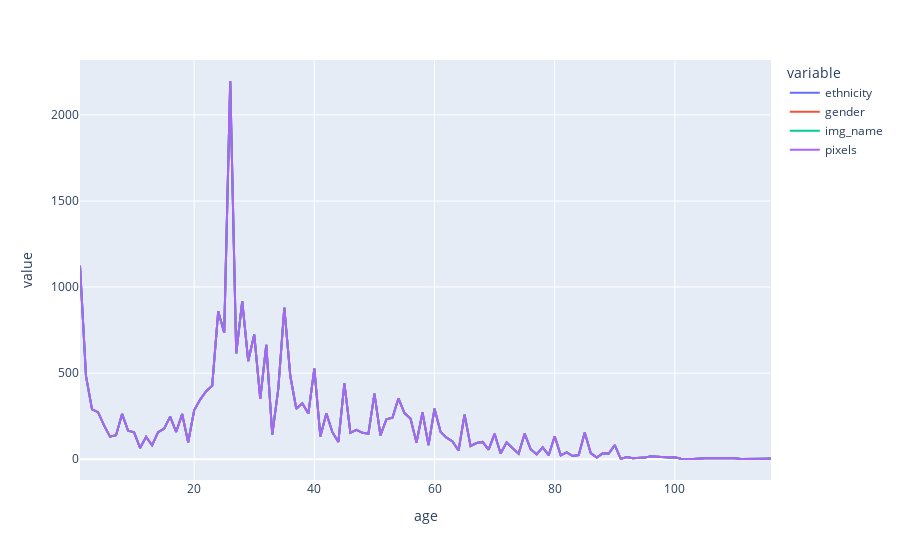

The notebook cell saved with this chart:
### Code cell
import plotly.express as px
df_age=df.groupby(['age']).count()
df_age=pd.DataFrame(df_age)
fig = px.line(df_age)
fig.show()

### Figure 1 — Plotly figure (JSON) as saved in the notebook; plotly's stock layout.template omitted (floating-point values rounded to 4 significant figures)
{"data": [{"hovertemplate": "variable=ethnicity<br>age=%{x}<br>value=%{y}<extra></extra>", "legendgroup": "ethnicity", "line": {"color": "#636efa", "dash": "solid"}, "marker": {"symbol": "circle"}, "mode": "lines", "name": "ethnicity", "orientation": "v", "showlegend": true, "type": "scatter", "x": [1, 2, 3, 4, 5, 6, 7, 8, 9, 10, 11, 12, 13, 14, 15, 16, 17, 18, 19, 20, 21, 22, 23, 24, 25, 26, 27, 28, 29, 30, 31, 32, 33, 34, 35, 36, 37, 38, 39, 40, 41, 42, 43, 44, 45, 46, 47, 48, 49, 50, 51, 52, 53, 54, 55, 56, 57, 58, 59, 60, 61, 62, 63, 64, 65, 66, 67, 68, 69, 70, 71, 72, 73, 74, 75, 76, 77, 78, 79, 80, 81, 82, 83, 84, 85, 86, 87, 88, 89, 90, 91, 92, 93, 95, 96, 99, 100, 101, 103, 105, 110, 111, 115, 116], "xaxis": "x", "y": [1123, 482, 289, 273, 196, 131, 139, 263, 166, 156, 65, 130, 81, 157, 177, 247, 158, 262, 98, 284, 346, 395, 426, 859, 734, 2197, 615, 918, 570, 724, 350, 664, 143, 409, 880, 483, 293, 325, 265, 526, 132, 266, 157, 100, 440, 153, 170, 153, 148, 381, 138, 232, 241, 353, 268, 236, 97, 271, 82, 293, 159, 125, 103, 50, 259, 77, 94, 100, 56, 147, 33, 98, 63, 32, 148, 58, 28, 69, 23, 133, 22, 40, 18, 24, 155, 35, 10, 34, 33, 82, 2, 13, 5, 9, 17, 9, 11, 2, 1, 5, 5, 1, 3, 4], "yaxis": "y"}, {"hovertemplate": "variable=gender<br>age=%{x}<br>value=%{y}<extra></extra>", "legendgroup": "gender", "line": {"color": "#EF553B", "dash": "solid"}, "marker": {"symbol": "circle"}, "mode": "lines", "name": "gender", "orientation": "v", "showlegend": true, "type": "scatter", "x": [1, 2, 3, 4, 5, 6, 7, 8, 9, 10, 11, 12, 13, 14, 15, 16, 17, 18, 19, 20, 21, 22, 23, 24, 25, 26, 27, 28, 29, 30, 31, 32, 33, 34, 35, 36, 37, 38, 39, 40, 41, 42, 43, 44, 45, 46, 47, 48, 49, 50, 51, 52, 53, 54, 55, 56, 57, 58, 59, 60, 61, 62, 63, 64, 65, 66, 67, 68, 69, 70, 71, 72, 73, 74, 75, 76, 77, 78, 79, 80, 81, 82, 83, 84, 85, 86, 87, 88, 89, 90, 91, 92, 93, 95, 96, 99, 100, 101, 103, 105, 110, 111, 115, 116], "xaxis": "x", "y": [1123, 482, 289, 273, 196, 131, 139, 263, 166, 156, 65, 130, 81, 157, 177, 247, 158, 262, 98, 284, 346, 395, 426, 859, 734, 2197, 615, 918, 570, 724, 350, 664, 143, 409, 880, 483, 293, 325, 265, 526, 132, 266, 157, 100, 440, 153, 170, 153, 148, 381, 138, 232, 241, 353, 268, 236, 97, 271, 82, 293, 159, 125, 103, 50, 259, 77, 94, 100, 56, 147, 33, 98, 63, 32, 148, 58, 28, 69, 23, 133, 22, 40, 18, 24, 155, 35, 10, 34, 33, 82, 2, 13, 5, 9, 17, 9, 11, 2, 1, 5, 5, 1, 3, 4], "yaxis": "y"}, {"hovertemplate": "variable=img_name<br>age=%{x}<br>value=%{y}<extra></extra>", "legendgroup": "img_name", "line": {"color": "#00cc96", "dash": "solid"}, "marker": {"symbol": "circle"}, "mode": "lines", "name": "img_name", "orientation": "v", "showlegend": true, "type": "scatter", "x": [1, 2, 3, 4, 5, 6, 7, 8, 9, 10, 11, 12, 13, 14, 15, 16, 17, 18, 19, 20, 21, 22, 23, 24, 25, 26, 27, 28, 29, 30, 31, 32, 33, 34, 35, 36, 37, 38, 39, 40, 41, 42, 43, 44, 45, 46, 47, 48, 49, 50, 51, 52, 53, 54, 55, 56, 57, 58, 59, 60, 61, 62, 63, 64, 65, 66, 67, 68, 69, 70, 71, 72, 73, 74, 75, 76, 77, 78, 79, 80, 81, 82, 83, 84, 85, 86, 87, 88, 89, 90, 91, 92, 93, 95, 96, 99, 100, 101, 103, 105, 110, 111, 115, 116], "xaxis": "x", "y": [1123, 482, 289, 273, 196, 131, 139, 263, 166, 156, 65, 130, 81, 157, 177, 247, 158, 262, 98, 284, 346, 395, 426, 859, 734, 2197, 615, 918, 570, 724, 350, 664, 143, 409, 880, 483, 293, 325, 265, 526, 132, 266, 157, 100, 440, 153, 170, 153, 148, 381, 138, 232, 241, 353, 268, 236, 97, 271, 82, 293, 159, 125, 103, 50, 259, 77, 94, 100, 56, 147, 33, 98, 63, 32, 148, 58, 28, 69, 23, 133, 22, 40, 18, 24, 155, 35, 10, 34, 33, 82, 2, 13, 5, 9, 17, 9, 11, 2, 1, 5, 5, 1, 3, 4], "yaxis": "y"}, {"hovertemplate": "variable=pixels<br>age=%{x}<br>value=%{y}<extra></extra>", "legendgroup": "pixels", "line": {"color": "#ab63fa", "dash": "solid"}, "marker": {"symbol": "circle"}, "mode": "lines", "name": "pixels", "orientation": "v", "showlegend": true, "type": "scatter", "x": [1, 2, 3, 4, 5, 6, 7, 8, 9, 10, 11, 12, 13, 14, 15, 16, 17, 18, 19, 20, 21, 22, 23, 24, 25, 26, 27, 28, 29, 30, 31, 32, 33, 34, 35, 36, 37, 38, 39, 40, 41, 42, 43, 44, 45, 46, 47, 48, 49, 50, 51, 52, 53, 54, 55, 56, 57, 58, 59, 60, 61, 62, 63, 64, 65, 66, 67, 68, 69, 70, 71, 72, 73, 74, 75, 76, 77, 78, 79, 80, 81, 82, 83, 84, 85, 86, 87, 88, 89, 90, 91, 92, 93, 95, 96, 99, 100, 101, 103, 105, 110, 111, 115, 116], "xaxis": "x", "y": [1123, 482, 289, 273, 196, 131, 139, 263, 166, 156, 65, 130, 81, 157, 177, 247, 158, 262, 98, 284, 346, 395, 426, 859, 734, 2197, 615, 918, 570, 724, 350, 664, 143, 409, 880, 483, 293, 325, 265, 526, 132, 266, 157, 100, 440, 153, 170, 153, 148, 381, 138, 232, 241, 353, 268, 236, 97, 271, 82, 293, 159, 125, 103, 50, 259, 77, 94, 100, 56, 147, 33, 98, 63, 32, 148, 58, 28, 69, 23, 133, 22, 40, 18, 24, 155, 35, 10, 34, 33, 82, 2, 13, 5, 9, 17, 9, 11, 2, 1, 5, 5, 1, 3, 4], "yaxis": "y"}], "layout": {"legend": {"title": {"text": "variable"}, "tracegroupgap": 0}, "margin": {"t": 60}, "xaxis": {"anchor": "y", "domain": [0, 1], "title": {"text": "age"}}, "yaxis": {"anchor": "x", "domain": [0, 1], "title": {"text": "value"}}}}
